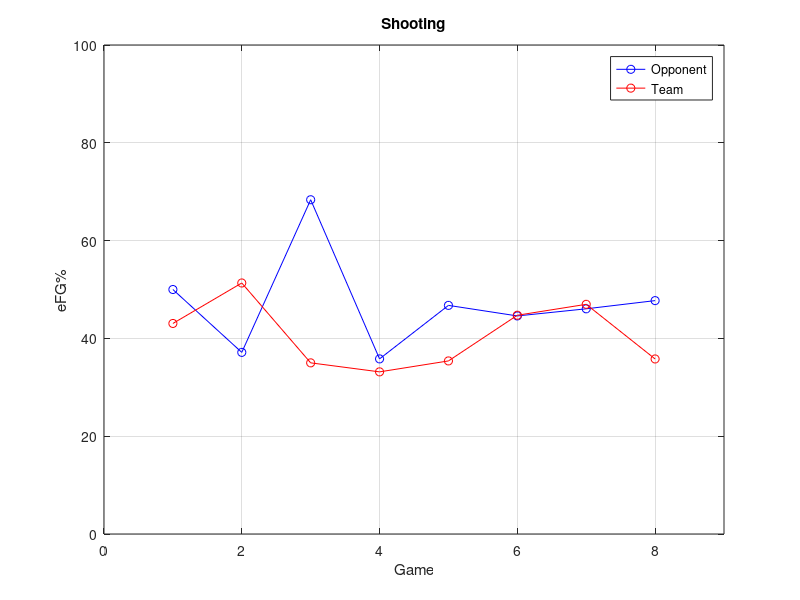
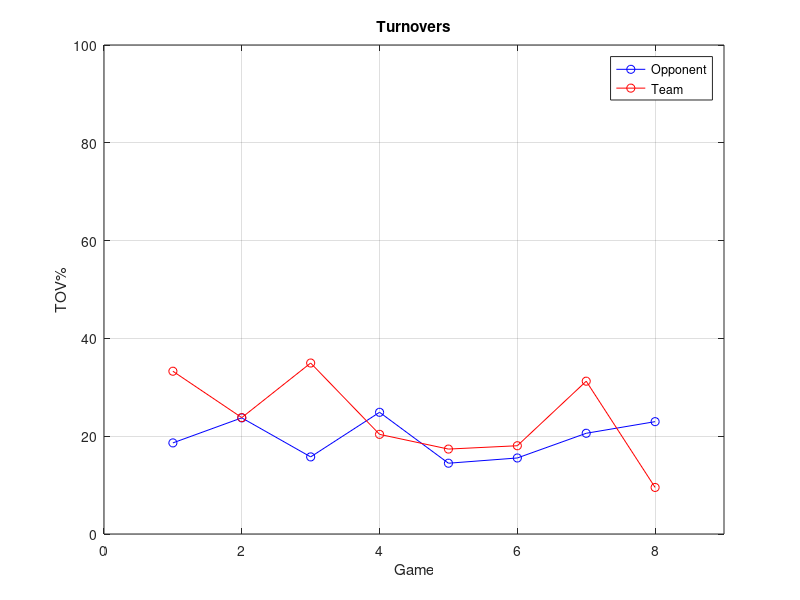
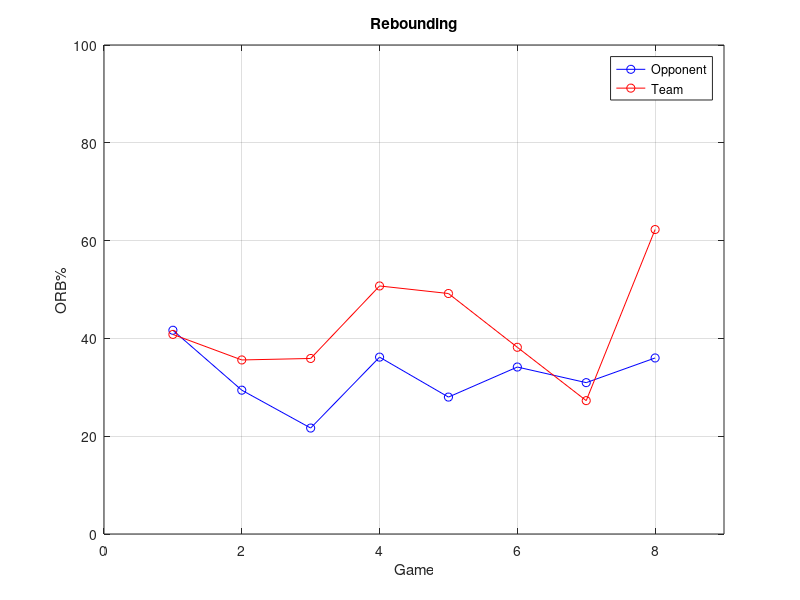
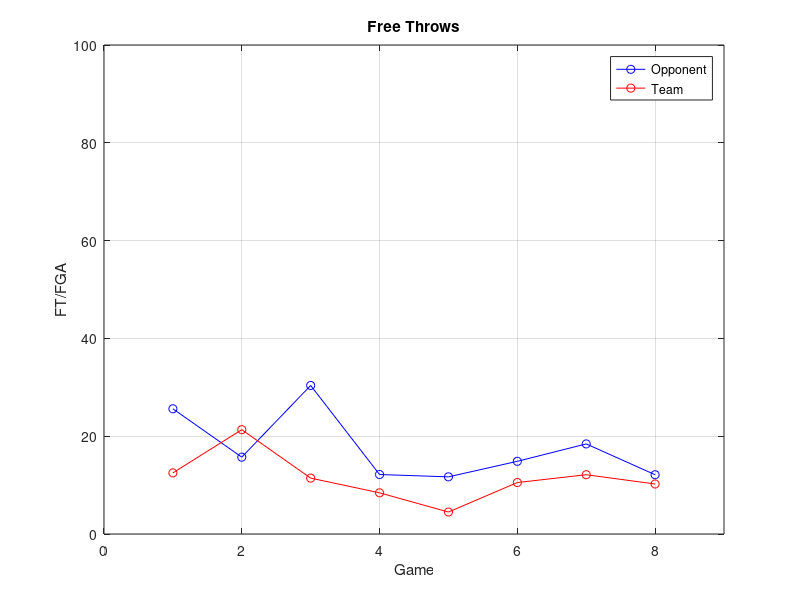

Recreate these plots in MATLAB, in order.
% ====================== FOUR FACTORS ==========================================================================================================
%
% How do basketball Teams win games?
% While searching for an answer to that question, Dean Oliver identified what he called the "Four Factors of Basketball Success":
%
% Shooting (40%)
% Turnovers (25%)
% Rebounding (20%)
% Free Throws (15%)
%
%The number in parentheses is the approximate weight Mr. Oliver assigned each factor.

% DATA
P = load('stat_line_data.txt')
napu = size(P)
n = [1:napu(1)]'

% Shooting
% The shooting factor is measured using Effective Field Goal Percentage (eFG%).
% The formula for both offense and defense is (FG + 0.5 * 3P) / FGA.
P_eFGp = 100 * (P(:,1)+1.5*P(:,3))./P(:,10)
Opp_eFGp = 100 * (P(:,11)+1.5*P(:,13))./P(:,20)
figure()
plot(n,Opp_eFGp,"-ob;Opponent;",P_eFGp,"-or;Team;")
axis([0 napu(1)+1 0 100])
grid()
title ("Shooting")
xlabel("Game")
ylabel("eFG%")

% Turnovers
% The turnover factor is measured using Turnover Percentage (TOV%).
% The formula for both offense and defense is TOV / (FGA + 0.44 * FTA + TOV).
P_TOVp = 100 * P(:,9)./(P(:,9)+0.44*P(:,6)+P(:,10))
Opp_TOVp = 100 * P(:,19)./(P(:,19)+0.44*P(:,16)+P(:,20))
figure()
plot(n,Opp_TOVp,"-ob;Opponent;",P_TOVp,"-or;Team;")
axis([0 napu(1)+1 0 100])
grid()
title ("Turnovers")
xlabel("Game")
ylabel("TOV%")

% Rebounding
% The rebounding factor is measured using Offensive and Defensive Rebound Percentage (ORB% and DRB%, respectively).
% The formula for offense is ORB / (ORB + Opp DRB), while the formula for defense is DRB / (Opp ORB + DRB).
P_REBp= 100 * P(:,7)./(P(:,7)+P(:,8))
Opp_REBp= 100 * P(:,17)./(P(:,17)+P(:,18))
figure()
plot(n,Opp_REBp,"-ob;Opponent;",P_REBp,"-or;Team;")
axis([0 napu(1)+1 0 100])
grid()
title ("Rebounding")
xlabel("Game")
ylabel("ORB%")

% Free Throws
% The free throw factor is a measure of both how often a Team gets to the line and how often they make them.
% The formula for both offense and defense is FT / FGA.
P_FTGp= 100 * P(:,5)./P(:,10)
Opp_FTGp= 100 * P(:,15)./P(:,20)
figure()
plot(n,Opp_FTGp,"-ob;Opponent;",P_FTGp,"-or;Team;")
axis([0 napu(1)+1 0 100])
grid()
title ("Free Throws")
xlabel("Game")
ylabel("FT/FGA")


% Basic Possession Formula=0.96*[(Field Goal Attempts)+(Turnovers)+0.44*(Free Throw Attempts)-(Offensive Rebounds)]
% What are the .44 and .96 Multipliers?
% .44 multiplier has to be taken into account because not all free throws take up a possession.
% Technical foul shots along with “and 1’s” do not, while there are more than two free throws on one possession with a three-shot foul.
% Research has determined that about 44% of all free throws take up possessions.
% The .96 multiplier accounts for Team offensive rebounds in situations where a missed shot is tipped out of bounds by a defensive player,
% continuing the possession without an offensive rebound being credited.
%poss = 0.96*(0.44*(P(:,6)+P(:,16))-(P(:,7)+P(:,17))+P(:,9)+P(:,19)+P(:,10)+P(:,20))/2
%figure()
%plot(n,poss,"-or")
%axis([0 napu(1)+1 50 120])
%grid()
%title ("Pace")
%xlabel("Game")
%ylabel("Possessions")

% 3P shots per 100 possessions
%P_3ppp = 100 * P(:,4)./poss
%Opp_3ppp = 100 * P(:,14)./poss
%figure()
%plot(n,Opp_3ppp,"-ob;Opponent;",P_3ppp,"-or;Team;")
%axis([0 napu(1)+1 0 100])
%grid()
%title ("3P shots per 100 possessions")
%xlabel("Game")
%ylabel("3P Shots")


P_eFGp_m = mean(P_eFGp)
P_eFGp_d = sqrt(var(P_eFGp))

P_TOVp_m = mean(P_TOVp)
P_TOVp_d = sqrt(var(P_TOVp))

P_REBp_m = mean(P_REBp)
P_REBp_d = sqrt(var(P_REBp))

P_FTGp_m = mean(P_FTGp)
P_FTGp_d = sqrt(var(P_FTGp))

%P_poss_m = mean(poss)
%P_poss_d = sqrt(var(poss))

%P_3ppp_m = mean(P_3ppp)
%P_3ppp_d = sqrt(var(P_3ppp))

% Team Per 100 Posse Stats
%P_pp100p = sum(P(:,1)*2+P(:,3)*3+P(:,5))/sum(poss)*100

% Opponent Per 100 Poss Stats
%O_pp100p = sum(P(:,11)*2+P(:,13)*3+P(:,15))/sum(poss)*100
